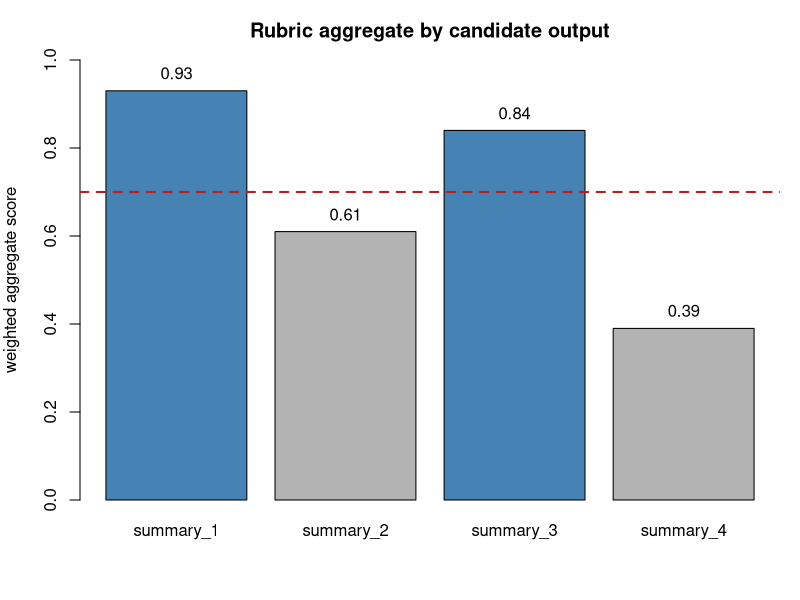

Generate this figure with R:
## ---- chunk 1
#| include: false
suppressPackageStartupMessages(library(tidyverse))
## ---- chunk 2
bench_tbl <- data.frame(
  Dimension = c("Goal", "Data source", "Coverage", "Leakage risk",
                "Predicts production quality", "Maintenance cost",
                "Best use"),
  `Public benchmark` = c("Compare general capability",
                         "Public, shared",
                         "Broad, generic",
                         "High (data may be in pretraining)",
                         "Weak", "Low (download once)",
                         "Shortlist models"),
  `Task-specific eval` = c("Measure quality on your task",
                          "Your prompts and references",
                          "Narrow, relevant",
                          "Low (private)",
                          "Strong", "Higher (curate, refresh)",
                          "Release gate and monitoring"),
  check.names = FALSE
)
knitr::kable(bench_tbl, caption = "Public benchmarks versus task-specific evaluation.")
## ---- chunk 3
score_tbl <- data.frame(
  Method = c("Exact match", "Token F1", "Rubric (human)",
             "Rubric (LLM judge)", "Pairwise (LLM judge)"),
  `Output type` = c("Canonical string", "Short answer",
                   "Free-form text", "Free-form text", "Free-form text"),
  `Needs reference` = c("Yes", "Yes", "Optional", "Optional", "No"),
  Cost = c("Trivial", "Trivial", "High", "Low", "Low"),
  `Main weakness` = c("Too strict", "Ignores meaning/order",
                     "Slow, rater drift", "Judge bias", "Judge bias"),
  check.names = FALSE
)
knitr::kable(score_tbl, caption = "Scoring methods for LLM outputs.")
## ---- chunk 4
# Normalization shared by exact match and token F1: lowercase, drop
# punctuation, collapse and trim whitespace. This mirrors standard QA
# evaluation so that "Paris." and "paris" compare equal.
normalize_text <- function(x) {
  x <- tolower(x)
  x <- gsub("[[:punct:]]", " ", x)
  x <- gsub("\\s+", " ", x)
  trimws(x)
}

tokenize <- function(x) {
  x <- normalize_text(x)
  if (nchar(x) == 0) return(character(0))
  strsplit(x, " ", fixed = TRUE)[[1]]
}

exact_match <- function(pred, ref) {
  as.integer(normalize_text(pred) == normalize_text(ref))
}

# Token-level F1 using multiset (bag-of-tokens) intersection.
token_f1 <- function(pred, ref) {
  p_tok <- tokenize(pred)
  r_tok <- tokenize(ref)
  if (length(p_tok) == 0 && length(r_tok) == 0) return(1)
  if (length(p_tok) == 0 || length(r_tok) == 0) return(0)

  p_counts <- table(p_tok)
  r_counts <- table(r_tok)
  shared   <- intersect(names(p_counts), names(r_counts))
  # multiset intersection: min count per shared token
  tp <- sum(pmin(p_counts[shared], r_counts[shared]))
  if (tp == 0) return(0)

  precision <- tp / length(p_tok)
  recall    <- tp / length(r_tok)
  2 * precision * recall / (precision + recall)
}
## ---- chunk 5
# Mock QA outputs: a model's predictions against gold references.
qa <- data.frame(
  question = c(
    "What is the capital of France?",
    "Who wrote Pride and Prejudice?",
    "What year did the first moon landing occur?",
    "What is the chemical symbol for sodium?",
    "How many continents are there?"
  ),
  reference = c("Paris", "Jane Austen", "1969", "Na", "seven"),
  prediction = c(
    "Paris, France",          # partial overlap, not exact
    "Jane Austen",            # exact
    "It happened in 1969.",   # contains the answer plus extra tokens
    "Sodium",                 # wrong surface form
    "7"                       # correct concept, different token
  ),
  stringsAsFactors = FALSE
)

qa$EM <- mapply(exact_match, qa$prediction, qa$reference)
qa$F1 <- round(mapply(token_f1, qa$prediction, qa$reference), 3)
qa
## ---- chunk 6
qa_summary <- data.frame(
  metric = c("Exact match", "Token F1"),
  score  = round(c(mean(qa$EM), mean(qa$F1)), 3)
)
knitr::kable(qa_summary, caption = "Aggregate QA scores over the mock set.")
## ---- chunk 7
# Rubric scores in [0,1] for three criteria, assigned here as mock
# judge or human ratings for four candidate summaries.
rubric_scores <- data.frame(
  output      = paste0("summary_", 1:4),
  relevance   = c(0.9, 0.6, 1.0, 0.4),
  faithfulness= c(1.0, 0.5, 0.8, 0.3),
  fluency     = c(0.8, 0.9, 0.7, 0.6),
  stringsAsFactors = FALSE
)

# Weights encode the quality bar: faithfulness matters most here.
weights <- c(relevance = 0.3, faithfulness = 0.5, fluency = 0.2)
stopifnot(abs(sum(weights) - 1) < 1e-8)

crit_mat <- as.matrix(rubric_scores[, names(weights)])
rubric_scores$aggregate <- round(as.numeric(crit_mat %*% weights), 3)
rubric_scores
## ---- chunk 8
rubric_summary <- data.frame(
  statistic = c("Mean aggregate", "Min aggregate", "Max aggregate"),
  value     = round(c(mean(rubric_scores$aggregate),
                      min(rubric_scores$aggregate),
                      max(rubric_scores$aggregate)), 3)
)
knitr::kable(rubric_summary,
             caption = "Weighted rubric aggregate across four mock outputs.")
## ---- chunk 9
op <- par(mar = c(5, 4, 3, 1))
bp <- barplot(
  height    = rubric_scores$aggregate,
  names.arg = rubric_scores$output,
  ylim      = c(0, 1),
  col       = ifelse(rubric_scores$aggregate >= 0.7, "steelblue", "grey70"),
  ylab      = "weighted aggregate score",
  main      = "Rubric aggregate by candidate output"
)
abline(h = 0.7, lty = 2, lwd = 2, col = "firebrick")
text(bp, rubric_scores$aggregate + 0.04, labels = rubric_scores$aggregate)
par(op)
